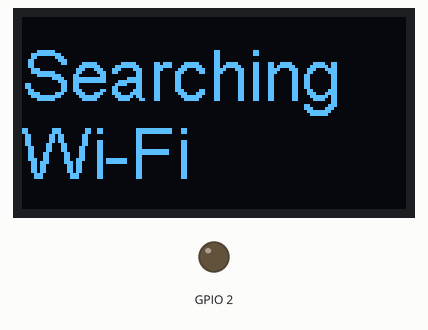
Simulated run of this sketch. Board: ESP8266 (NodeMCU). On the bench: 128×64 one-colour display, output pins drawn as LEDs (lit = HIGH, except the on-board LED, lit = LOW). WiFi joins after 1.5 s; servers stay silent unless stated; uploads are accepted with an empty reply; what the sketch prints to the serial monitor is not drawn. At 3.6 s the program puts the board to deep sleep or switches it off; the recording ends there.

Above: at 0.3 s.
At 1.9 s:
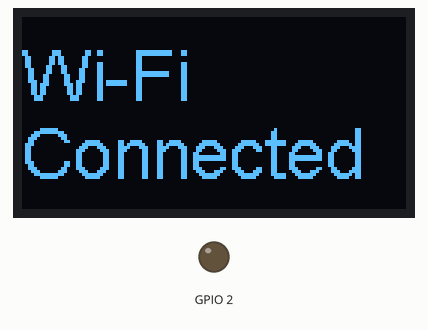
At 2.4 s:
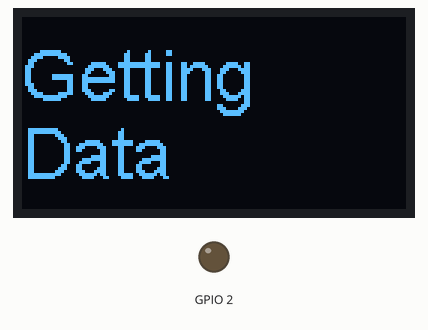
At 3.1 s:
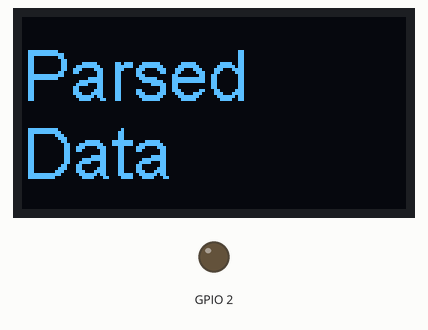
Timing chart, 0 to 3.6 s (numbered marks = the images above):
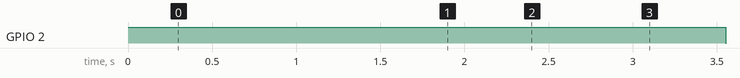

Measured:
- by itself, GPIO 2: HIGH → LOW at 3.6 s
- what the display in image 0 shows lasts 1.5 s, from 0.3 s to 1.8 s
- what the display in image 1 shows lasts 0.5 s, from 1.8 s to 2.3 s
- what the display in image 2 shows lasts 0.7 s, from 2.3 s to 3.0 s

The sketch:

YouTubeOLED.ino
```cpp
#include <Arduino.h>
#include <ESP8266WiFi.h>
#include <ESP8266HTTPClient.h>
#include <DNSServer.h>
#include <ESP8266WebServer.h>
#include <WiFiManager.h>
#include <ArduinoJson.h>
#include <Wire.h>
#include <SSD1306.h>

/**
 * YouTubeOLED.ino
 *
 *  A simple sketch that fetches and displays
 *  a specific YouTube channel's statistics
 *  on a SSD1306 display over I2C
 *
 *  Created on: 16.04.2017
 *  Created by: Amruth Pabba aka QuickPi
 */

String channelID = "UC3AGxC2YOkov8pIchTHRqQw"; //The channel ID of the youtube channel you wish to pull the data of
String channelName ="QuickPi"; //Desired YouTube channel name
const int sleepTimeS = 10; //how often you want the data to be refreshed
SSD1306  display(0x3c, 4, 5); //the display I2C address, SCL and SDA pins

WiFiManager wifiManager;
String payload = "";
String subsM = "";
String viewsM = "";

void setup() {
  pinMode(BUILTIN_LED, OUTPUT);
  digitalWrite(BUILTIN_LED, HIGH);
  display.init();
  display.flipScreenVertically();
  display.setFont(ArialMT_Plain_24);
  Serial.begin(115200);
  Serial.setDebugOutput(true);
  display.clear();
  display.drawString(0, 19, "Booting...");
  display.display();
  delay(250);
  display.clear();
  display.drawString(0, 6, "Searching");
  display.drawString(0, 32, "Wi-Fi");
  display.display();
  display.clear();
  if(wifiManager.autoConnect("YouTube OLED")){
    Serial.println("Wi-Fi Connected");
    display.drawString(0, 6, "Wi-Fi");
    display.drawString(0, 32, "Connected");
    display.display();
    delay(500);
  }
  if(!wifiManager.autoConnect("YouTube OLED")){
    display.clear();
    display.drawString(0, 6, "Retrying");
    display.drawString(0, 32, "Wi-Fi");
    delay(5000);
    ESP.reset();
  }
}

void loop()
{
  DynamicJsonBuffer jsonBuffer;
  HTTPClient http;
  Serial.println("[HTTP] begin...\n");
  display.clear();
  Serial.println("Getting Data");
  display.drawString(0, 6, "Getting");
  display.drawString(0, 32, "Data");
  display.display();
  delay(500);
  http.begin("http://query.yahooapis.com/v1/public/yql?q=select%20*%20from%20html%20where%20url%3D'https%3A%2F%2Fwww.youtube.com%2Fchannel%2F"+channelID+"%2Fabout'%20and%20xpath%3D'%2F%2F*%5B%40id%3D%22browse-items-primary%22%5D%2Fli%2Fdiv%2Fdiv%5B3%5D%2Fdiv'&format=json&env=store%3A%2F%2Fdatatables.org%2Falltableswithkeys"); //HTTP
  Serial.println("[HTTP] GET...\n");
  int httpCode = http.GET();
  Serial.printf("[HTTP] GET... code: %d\n", httpCode);
  payload = http.getString();
  JsonObject& root = jsonBuffer.parseObject(payload);
  String subs = root["query"]["results"]["div"]["span"][0]["b"];
  subsM = subs;
  String views = root["query"]["results"]["div"]["span"][1]["b"];
  viewsM = views;
  display.clear();
  Serial.println("Parsed Data");
  display.drawString(0, 6, "Parsed");
  display.drawString(0, 32, "Data");
  display.display();
  delay(500);
  http.end();
  Serial.println("S:"+subsM);
  Serial.println("V:"+viewsM);
  display.clear();
  display.setFont(ArialMT_Plain_24);
  display.drawString(0, 2, "S:"+subsM);
  display.drawString(0, 28, "V:"+ viewsM);
  display.setFont(ArialMT_Plain_10);
  display.drawString(0, 52, channelName + " Stats");
  display.display();
  digitalWrite(BUILTIN_LED, LOW);
  ESP.deepSleep(sleepTimeS * 1000000);
}
```
